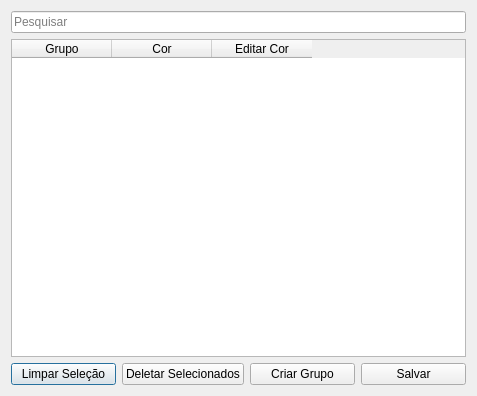
<?xml version="1.0" encoding="UTF-8"?>
<ui version="4.0">
 <class>Dialog</class>
 <widget class="QDialog" name="Dialog">
  <property name="geometry">
   <rect>
    <x>0</x>
    <y>0</y>
    <width>477</width>
    <height>396</height>
   </rect>
  </property>
  <property name="windowTitle">
   <string>Grupos</string>
  </property>
  <layout class="QGridLayout" name="gridLayout">
   <item row="0" column="0">
    <widget class="QLineEdit" name="searchLe">
     <property name="placeholderText">
      <string>Pesquisar</string>
     </property>
    </widget>
   </item>
   <item row="1" column="0">
    <widget class="QTableWidget" name="tableWidget">
     <column>
      <property name="text">
       <string>Grupo</string>
      </property>
     </column>
     <column>
      <property name="text">
       <string>Cor</string>
      </property>
     </column>
     <column>
      <property name="text">
       <string>Editar Cor</string>
      </property>
     </column>
    </widget>
   </item>
   <item row="2" column="0">
    <layout class="QHBoxLayout" name="horizontalLayout">
     <item>
      <widget class="QPushButton" name="clearSelectionBtn">
       <property name="text">
        <string>Limpar Seleção</string>
       </property>
      </widget>
     </item>
     <item>
      <widget class="QPushButton" name="delBtn">
       <property name="text">
        <string>Deletar Selecionados</string>
       </property>
      </widget>
     </item>
     <item>
      <widget class="QPushButton" name="addFormBtn">
       <property name="text">
        <string>Criar Grupo</string>
       </property>
      </widget>
     </item>
     <item>
      <widget class="QPushButton" name="saveBtn">
       <property name="text">
        <string>Salvar</string>
       </property>
      </widget>
     </item>
    </layout>
   </item>
  </layout>
 </widget>
 <resources/>
 <connections/>
</ui>
